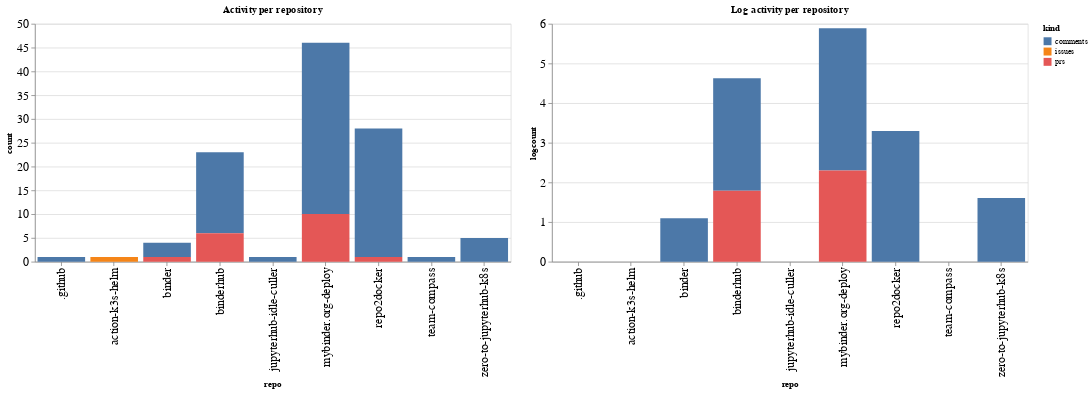

The code cell stored with this chart in its notebook:
### Code cell
ch1 = alt.Chart(repo_summaries, width=600, title="Activity per repository").mark_bar().encode(
    x='repo',
    y='count',
    color='kind',
    tooltip="kind"
)

ch2 = alt.Chart(repo_summaries, width=600, title="Log activity per repository").mark_bar().encode(
    x='repo',
    y='logcount',
    color='kind',
    tooltip="kind"
)

ch1 | ch2

### Figure 1 — Vega-Lite specification as saved in the notebook (floating-point values rounded to 4 significant figures)
{"config": {"axisLeft": {"labelFontSize": 15}, "axisBottom": {"labelFontSize": 15}}, "hconcat": [{"mark": "bar", "encoding": {"color": {"type": "nominal", "field": "kind"}, "tooltip": {"type": "nominal", "field": "kind"}, "x": {"type": "nominal", "field": "repo"}, "y": {"type": "quantitative", "field": "count"}}, "title": "Activity per repository", "width": 600}, {"mark": "bar", "encoding": {"color": {"type": "nominal", "field": "kind"}, "tooltip": {"type": "nominal", "field": "kind"}, "x": {"type": "nominal", "field": "repo"}, "y": {"type": "quantitative", "field": "logcount"}}, "title": "Log activity per repository", "width": 600}], "data": {"name": "data-fd19598bafefef2a8ca2a26bb1e1af33"}, "$schema": "https://vega.github.io/schema/vega-lite/v4.8.1.json", "datasets": {"data-fd19598bafefef2a8ca2a26bb1e1af33": [{"repo": ".github", "kind": "comments", "count": 1, "logcount": 0.0}, {"repo": "action-k3s-helm", "kind": "issues", "count": 1, "logcount": 0.0}, {"repo": "binder", "kind": "comments", "count": 3, "logcount": 1.099}, {"repo": "binder", "kind": "prs", "count": 1, "logcount": 0.0}, {"repo": "binderhub", "kind": "comments", "count": 17, "logcount": 2.833}, {"repo": "binderhub", "kind": "prs", "count": 6, "logcount": 1.792}, {"repo": "jupyterhub-idle-culler", "kind": "comments", "count": 1, "logcount": 0.0}, {"repo": "mybinder.org-deploy", "kind": "comments", "count": 36, "logcount": 3.584}, {"repo": "mybinder.org-deploy", "kind": "prs", "count": 10, "logcount": 2.303}, {"repo": "repo2docker", "kind": "comments", "count": 27, "logcount": 3.296}, {"repo": "repo2docker", "kind": "prs", "count": 1, "logcount": 0.0}, {"repo": "team-compass", "kind": "comments", "count": 1, "logcount": 0.0}, {"repo": "zero-to-jupyterhub-k8s", "kind": "comments", "count": 5, "logcount": 1.609}]}}
